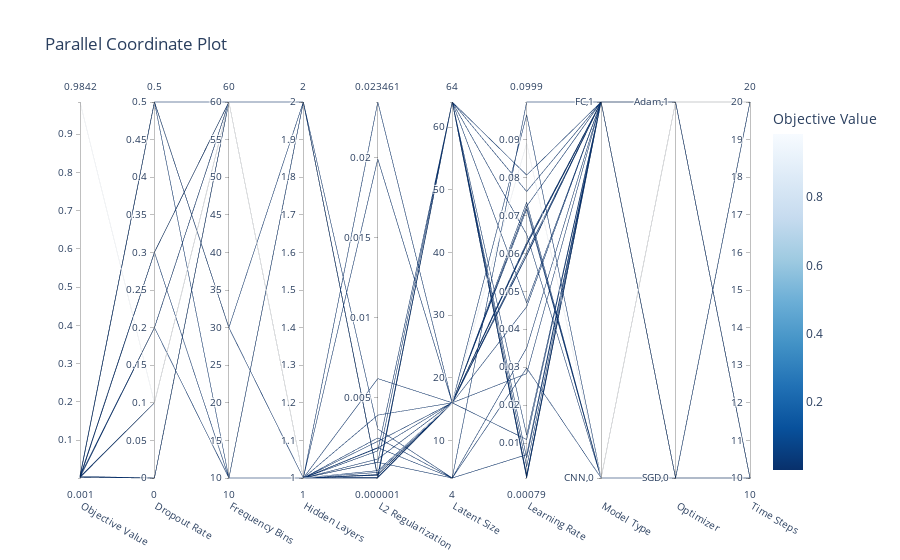

Here is the notebook cell this chart was saved with:
### Code cell
scope = PlotlyScope()
fig=optuna.visualization.plot_parallel_coordinate(study)
with open("figure2.svg", "wb") as f:
    f.write(scope.transform(fig, format="svg"))
fig
